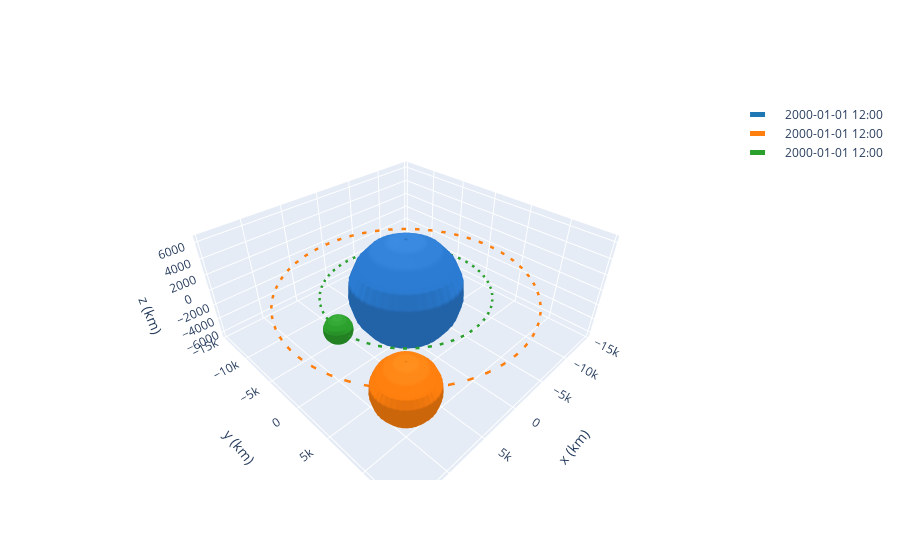

Notebook code for this chart:
### Code cell
frame = OrbitPlotter3D()
frame.plot(deb_1)
frame.plot(deb_2)
frame.plot(otv)

### Figure 1 — Plotly figure (JSON) as saved in the notebook; plotly's stock layout.template omitted (floating-point values rounded to 4 significant figures; data arrays with more than 128 entries replaced by an {"elided": "..."} marker saying what was removed)
{"data": [{"cauto": false, "cmax": 1, "cmin": 1, "colorscale": [[0, "#2a7bd1"], [1, "#2a7bd1"]], "name": "Earth", "showscale": false, "type": "surface", "x": {"elided": "20x20 float values"}, "y": {"elided": "20x20 float values"}, "z": {"elided": "20x20 float values"}}, {"line": {"color": "rgb(31, 119, 180)", "dash": "dash", "width": 5}, "mode": "lines", "name": "2000-01-01 12:00", "type": "scatter3d", "x": {"elided": "150 float values"}, "y": {"elided": "150 float values"}, "z": {"elided": "150 int values"}}, {"cauto": false, "cmax": 1, "cmin": 1, "colorscale": [[0, "rgb(31, 119, 180)"], [1, "rgb(31, 119, 180)"]], "name": "2000-01-01 12:00", "showscale": false, "type": "surface", "x": {"elided": "20x20 float values"}, "y": {"elided": "20x20 float values"}, "z": {"elided": "20x20 float values"}}, {"cauto": false, "cmax": 1, "cmin": 1, "colorscale": [[0, "#2a7bd1"], [1, "#2a7bd1"]], "name": "Earth", "showscale": false, "type": "surface", "x": {"elided": "20x20 float values"}, "y": {"elided": "20x20 float values"}, "z": {"elided": "20x20 float values"}}, {"cauto": false, "cmax": 1, "cmin": 1, "colorscale": [[0, "#2a7bd1"], [1, "#2a7bd1"]], "name": "Earth", "showscale": false, "type": "surface", "x": {"elided": "20x20 float values"}, "y": {"elided": "20x20 float values"}, "z": {"elided": "20x20 float values"}}, {"line": {"color": "rgb(255, 127, 14)", "dash": "dash", "width": 5}, "mode": "lines", "name": "2000-01-01 12:00", "type": "scatter3d", "x": {"elided": "150 float values"}, "y": {"elided": "150 float values"}, "z": {"elided": "150 int values"}}, {"cauto": false, "cmax": 1, "cmin": 1, "colorscale": [[0, "rgb(255, 127, 14)"], [1, "rgb(255, 127, 14)"]], "name": "2000-01-01 12:00", "showscale": false, "type": "surface", "x": {"elided": "20x20 float values"}, "y": {"elided": "20x20 float values"}, "z": {"elided": "20x20 float values"}}, {"cauto": false, "cmax": 1, "cmin": 1, "colorscale": [[0, "#2a7bd1"], [1, "#2a7bd1"]], "name": "Earth", "showscale": false, "type": "surface", "x": {"elided": "20x20 float values"}, "y": {"elided": "20x20 float values"}, "z": {"elided": "20x20 float values"}}, {"cauto": false, "cmax": 1, "cmin": 1, "colorscale": [[0, "#2a7bd1"], [1, "#2a7bd1"]], "name": "Earth", "showscale": false, "type": "surface", "x": {"elided": "20x20 float values"}, "y": {"elided": "20x20 float values"}, "z": {"elided": "20x20 float values"}}, {"line": {"color": "rgb(44, 160, 44)", "dash": "dash", "width": 5}, "mode": "lines", "name": "2000-01-01 12:00", "type": "scatter3d", "x": {"elided": "150 float values"}, "y": {"elided": "150 float values"}, "z": {"elided": "150 int values"}}, {"cauto": false, "cmax": 1, "cmin": 1, "colorscale": [[0, "rgb(44, 160, 44)"], [1, "rgb(44, 160, 44)"]], "name": "2000-01-01 12:00", "showscale": false, "type": "surface", "x": {"elided": "20x20 float values"}, "y": {"elided": "20x20 float values"}, "z": {"elided": "20x20 float values"}}, {"cauto": false, "cmax": 1, "cmin": 1, "colorscale": [[0, "#2a7bd1"], [1, "#2a7bd1"]], "name": "Earth", "showscale": false, "type": "surface", "x": {"elided": "20x20 float values"}, "y": {"elided": "20x20 float values"}, "z": {"elided": "20x20 float values"}}], "layout": {"autosize": true, "scene": {"aspectmode": "data", "xaxis": {"title": {"text": "x (km)"}}, "yaxis": {"title": {"text": "y (km)"}}, "zaxis": {"title": {"text": "z (km)"}}}}}
